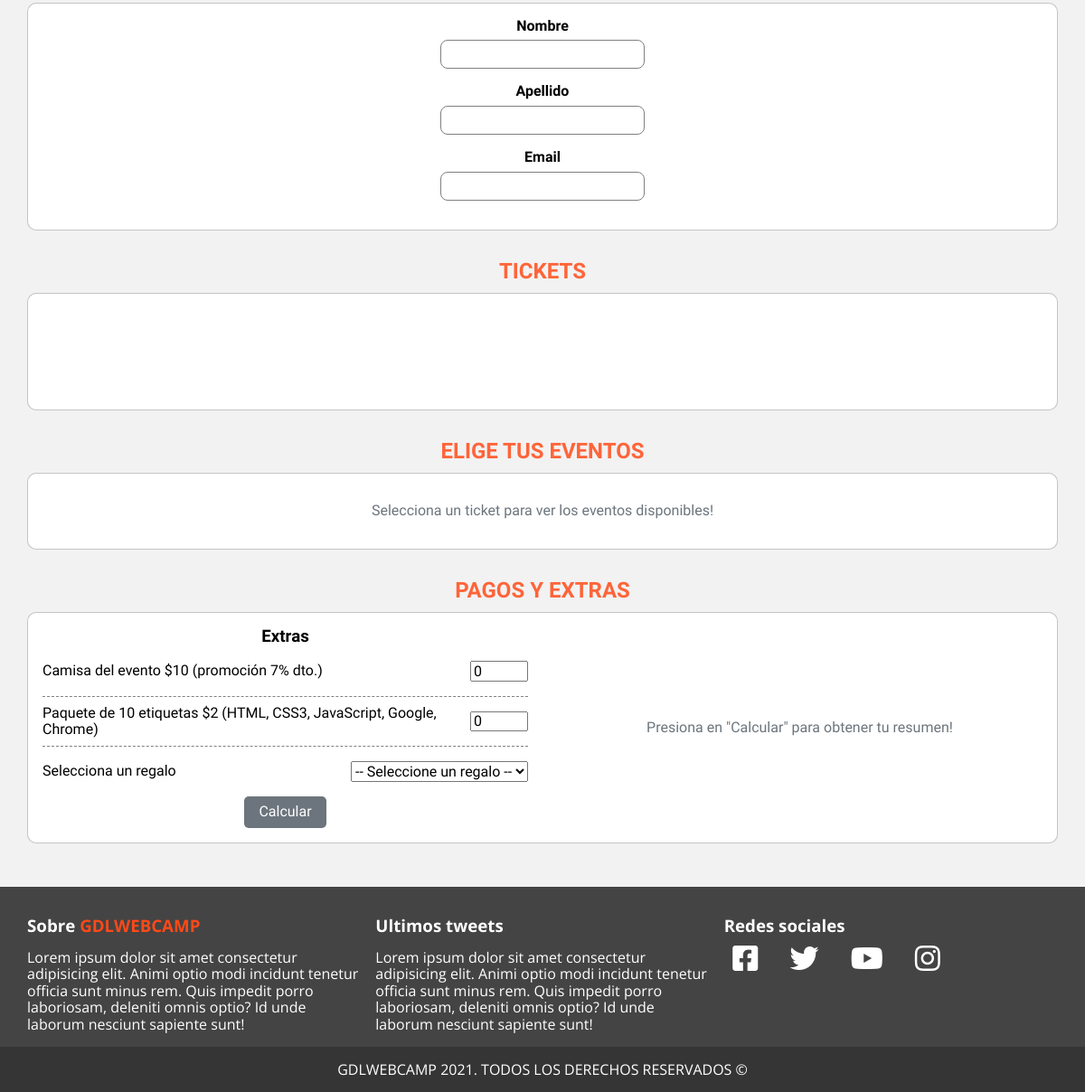
The app's page /reservaciones (lower part), older data.
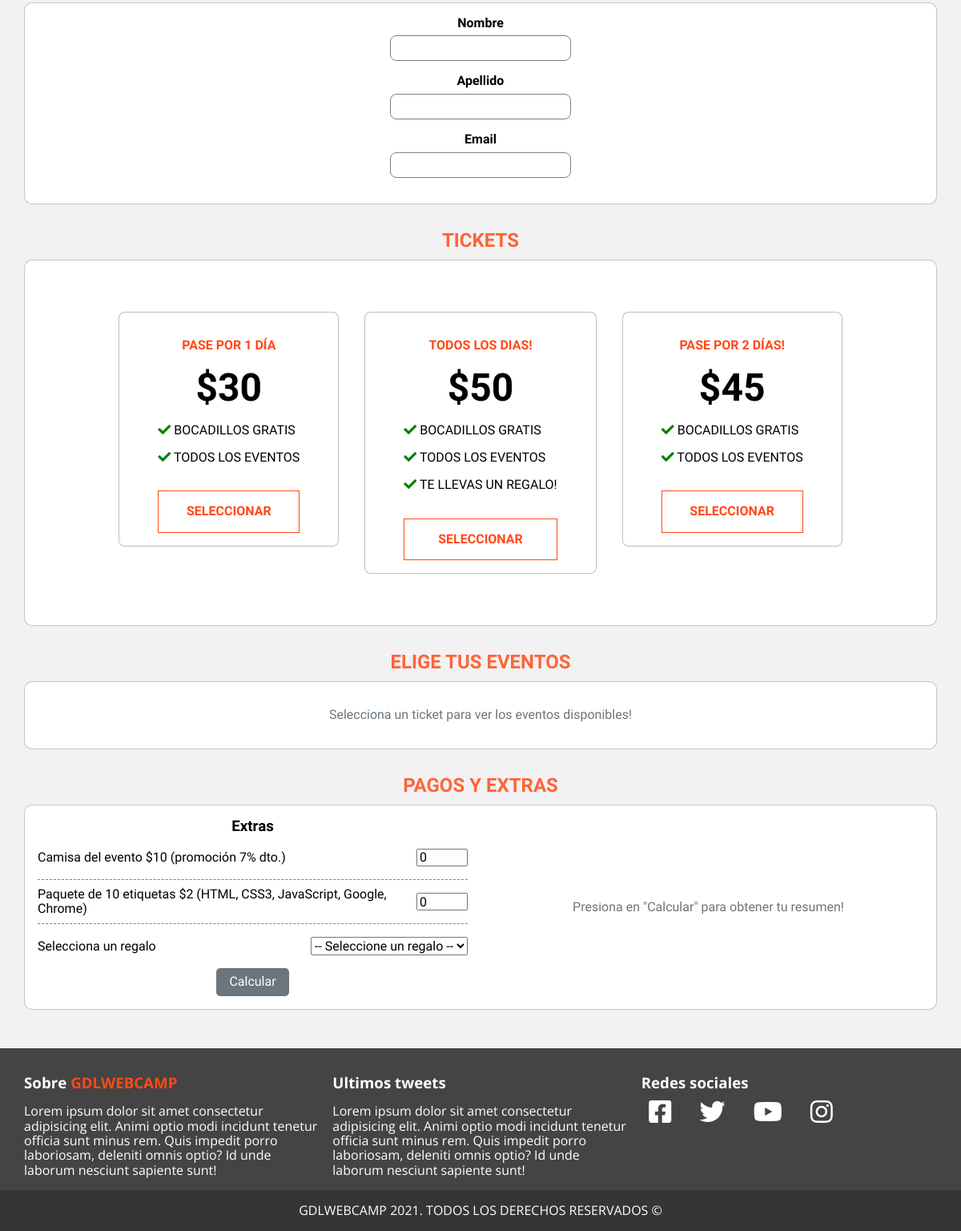
The same page, newer data.
### tables this page shows
CREATE TABLE tickets
(
    id TINYINT AUTO_INCREMENT PRIMARY KEY,
    precio DECIMAL(10,2) NOT NULL,
    nFechas TINYINT NOT NULL,
    beneficios VARCHAR(256)
);

### public/index.php (called while the page is built, shortened)
<?php
$router = new Router();
$router->get("/", [PublicController::class, "index"]);
$router->get("/conferencia", [PublicController::class, "conferencia"]);
$router->get("/calendario", [PublicController::class, "calendario"]);
$router->get("/invitados", [PublicController::class, "invitados"]);
$router->get("/reservaciones", [PublicController::class, "reservaciones"]);
$router->post("/reservaciones", [PublicController::class, "reservaciones"]);
$router->checkRoutes();

### models/ActiveRecord.php (called while the page is built, shortened)
<?php
class ActiveRecord
{
    protected static $db;
    protected static $table = "";
    public static function setDB($database)
    {
        self::$db = $database;
    }
    public static function query($query)
    {
        $array = [];
        $result = self::$db->query($query);
        while($row = $result->fetch_assoc())
        {
            $array[$row["id"]] = $row;
        }
        return $array;
    }
    public static function all()
    {
        return self::query("SELECT * FROM " . static::$table);
    }
}

### views/public/reservaciones.php (the view, shortened to what this page needs)
<section class="container section">
    <form method="POST" action="/reservaciones" class="form">
        <fieldset class="form-datos">
            <label for="nombre">Nombre</label>
            <input type="text" id="nombre" name="nombre" required>
            <label for="apellido">Apellido</label>
            <input type="text" id="apellido" name="apellido" required>
            <label for="email">Email</label>
            <input type="email" id="email" name="email" required>
        </fieldset>
        <h2>Tickets</h2>
        <fieldset class="form-tickets">
            <div class="tickets">
                <?php foreach($tickets as $ticket): ?>
                    <div class="ticket" ticket-id="<?php echo $ticket["id"]; ?>" ticket-maxDates=<?php echo $ticket["nFechas"]; ?> ticket-price="<?php echo $ticket["precio"]; ?>">
                        <?php if($ticket["nFechas"] == 0): ?> <p class="ticket-header">Todos los dias!</p>
                        <?php elseif($ticket["nFechas"] == 1): ?> <p class="ticket-header">Pase por 1 día</p>
                        <?php else: ?> <p class="ticket-header">Pase por <?php echo $ticket["nFechas"]; ?> días!</p>
                        <?php endif; ?>
                        <h3 class="ticket-price">&dollar;<?php echo number_format($ticket["precio"]); ?></h3>
                        <div class="ticket-benfs">
                            <?php foreach(json_decode($ticket["beneficios"]) as $ben): ?>
                                <p><span class="fas fa-check"></span> <?php echo $ben; ?></p>
                            <?php endforeach; ?>
                        </div>
                        <p class="ticket-button">Seleccionar</p>
                    </div>
                <?php endforeach;  ?>
            </div>
        </fieldset>
        <h2>Elige tus eventos</h2>
        <fieldset class="form-dates">
            <p class="date-default text-muted align-center">Selecciona un ticket para ver los eventos disponibles!</p>
        </fieldset>
        <h2>Pagos y extras</h2>
        <fieldset class="form-pagos">
            <div class="form-pagos_extra">
                <h3 class="pagos-header">Extras</h3>
                <div>
                    <label for="camisas">Camisa del evento $10 (promoción 7% dto.)</label>
                    <input name="pedido[camisas]" type="number" min="0" max="3" value="0" id="camisas">
                </div>
                <div>
                    <label for="etiquetas">Paquete de 10 etiquetas $2 (HTML, CSS3, JavaScript, Google, Chrome)</label>
                    <input name="pedido[etiquetas]" type="number" min="0" value="0" id="etiquetas">
                </div>
                <div>
                    <label for="regalo">Selecciona un regalo</label>
                    <select id="regalo" name="pedido[regalo]" required>
                        <option value="" disabled selected>-- Seleccione un regalo --</option>
                    </select>
                </div>
                <button id="calcular" class="btn btn-secondary">Calcular</button>
            </div>
            <div class="form-pagos_default">
                <p class="text-muted">Presiona en "Calcular" para obtener tu resumen!</p>
            </div>
        </fieldset>
    </form>
</section>

### Router.php (shortened to what this page needs)
<?php
class Router
{
    public $routes_GET = [];
    public $routes_POST = [];
    public function get($url, $fn)
    {
        $this->routes_GET[$url] = $fn;
    }
    public function post($url, $fn)
    {
        $this->routes_POST[$url] = $fn;
    }
    public function checkRoutes()
    {
        $url = $_SERVER["PATH_INFO"] ?? "/";
        if($_SERVER["REQUEST_METHOD"] === "GET") $fn = $this->routes_GET[$url] ?? NULL;
        else $fn = $this->routes_POST[$url] ?? NULL;
        if($fn) call_user_func($fn, $this);
        else $this->render("public/404");
    }
    public function render($view, $params = [])
    {
        include __DIR__ . "/views/$view.php";
        $content = ob_get_clean();
        include __DIR__ . "/views/layout.php";
    }
}

### controllers/PublicController.php (shortened to what this page needs)
<?php
class PublicController
{
    public static function reservaciones(Router $router)
    {
        $errors = [];
        if(isset($_GET["success"]) && $_GET["success"] == 1)
        {
            $router->render("public/reservaciones-success");
        }
        else
        {
            $router->render("public/reservaciones",
            [
                "categories" => Categoria::all(),
                "events" => Evento::all(),
                "tickets" => Ticket::all(),
                "dates" => Fecha::all(),
                "errors" => $errors
            ]);
        }
    }
}

### views/layout.php (shortened to what this page needs)
<!DOCTYPE html>
<html lang="es">
    <head>
        <link rel="stylesheet" href="css/normalize.css">
        <link rel="stylesheet" href="css/fontawesome.min.css">
        <link rel="stylesheet" href="https://unpkg.com/leaflet@1.7.1/dist/leaflet.css" />
        <link rel="stylesheet" href="css/layout.css">
    </head>
    <body>
        <?php echo $content; ?>
        <footer class="footer">
            <div class="container">
                <div class="footer-card">
                    <h3>Sobre <span class="color-orange">GDLWEBCAMP</span></h3>
                    <p>Lorem ipsum dolor sit amet consectetur adipisicing elit. Animi optio modi incidunt tenetur officia sunt minus rem. Quis impedit porro laboriosam, deleniti omnis optio? Id unde laborum nesciunt sapiente sunt!</p>
                </div>
                <div class="footer-card">
                    <h3>Ultimos tweets</h3>
                    <p>Lorem ipsum dolor sit amet consectetur adipisicing elit. Animi optio modi incidunt tenetur officia sunt minus rem. Quis impedit porro laboriosam, deleniti omnis optio? Id unde laborum nesciunt sapiente sunt!</p>
                </div>
                <div class="footer-card">
                    <h3>Redes sociales</h3>
                    <nav class="social-media">
                        <a href="#" class="fab fa-facebook-square" title="Facebook" target="_blank"></a>
                        <a href="#" class="fab fa-twitter" title="Twitter" target="_blank"></a>
                        <a href="#" class="fab fa-youtube" title="Youtube" target="_blank"></a>
                        <a href="#" class="fab fa-instagram" title="Instagram" target="_blank"></a>
                    </nav>
                </div>
            </div>
            <p class="footer-copyright">GDLWEBCAMP 2021. Todos los derechos reservados &copy;</p>
        </footer>
    </body>
</html>

### public/css/layout.css (style rules this page uses)
html { box-sizing: border-box; }
*, *:before, *:after { box-sizing: inherit; }
body { background-color: #f2f2f2; font-family: 'Open Sans', sans-serif; }
.container { width: 95%; max-width: 75rem; margin: 0 auto; }
.section { margin-top: 3rem; margin-bottom: 3rem; }
h2 { font-family: 'Oswald', sans-serif; }
a { text-decoration: none; line-height: normal; }
.social-media { display: flex; justify-content: center; align-items: center; flex-wrap: wrap; gap: 1rem; }
.social-media a { padding: .6rem; color: white; font-size: 2rem; border-radius: 50%; transition: background-color 0.2s ease-in; }
.form-tickets { padding: 2rem !important; }
.tickets { margin-top: 2rem; margin-bottom: 2rem; display: flex; justify-content: center; align-items: flex-start; gap: 2rem; }
.ticket { padding: 2rem 3rem 1rem; background-color: white; color: black; max-width: max-content; overflow: hidden; border: 1px solid rgba(128, 128, 128, 0.5); border-radius: 8px; transition: all .2s ease; }
.ticket:not(.ticket-selected) { cursor: pointer; }
.ticket-header { margin: 0 0 1rem; color: #fe4918; font-weight: bold; text-align: center; text-transform: uppercase; }
.ticket-price { margin: 0; font-size: 3rem; font-weight: 600; text-align: center; }
.ticket-benfs { text-transform: uppercase; }
.ticket-benfs span { color: green; }
.ticket-button { margin: 2rem 0 0; padding: 1rem 0; width: 100%; background-color: white; color: #fe4918; font-weight: bold; text-align: center; text-transform: uppercase; border: 1px solid #fe4918; transition: background-color .2s ease, color .2s ease; }
.footer { margin: 3rem 0 0; padding: 2rem 0 0; background-color: #353535ea; color: white; }
.footer .container { display: flex; justify-content: space-between; gap: 1rem; }
.footer-card { flex: 1; }
.footer h3 { margin: 0; }
.footer-card .social-media { justify-content: start; }
.footer .footer-copyright { margin: 0; padding: 1rem 0; background-color: #353535; text-align: center; text-transform: uppercase; }
.form { font-family: 'PT Sans', sans-serif; }
.form fieldset { background-color: white; margin: .6rem 0; padding: 1rem; border: 1px solid #35353549; border-radius: 10px; }
.form h2 { margin: 2rem 0 0; color: #ff6439; text-transform: uppercase; text-align: center; }
.form-datos { display: flex; flex-direction: column; justify-content: center; align-items: center; }
.form-datos label { font-weight: bold; }
.form-datos input { margin: .4rem 0 1rem; border: 1px solid grey; border-radius: 8px; text-align: center; height: 2rem; }
.form-pagos_default { display: flex; justify-content: center; align-items: center; flex: 1; }
.form-pagos { display: flex; justify-content: space-between; gap: 2rem; }
.form-pagos_extra { flex: 1; width: 100%; display: block; }
.form-pagos_extra > div { display: flex; justify-content: space-between; align-items: center; gap: 1rem; }
.form-pagos_extra > div > input { margin: 1rem 0; width: 4rem; height: 1.4rem; }
.form-pagos_extra > div > select { margin: 1rem 0; }
.form-pagos_extra > div:not(:last-of-type) { border-bottom: 1px dashed grey; }
.pagos-header { margin: 0; text-align: center; }
.color-orange { color: #fe4918; }
.text-muted { color: #6c757d; }
.align-center { text-align: center; }
.btn { display: block; margin: 0 auto; padding: .5rem 1rem; color: white; border: none; border-radius: 5px; transition: background-color .2s ease; cursor: pointer; }
.btn-secondary { background-color: #6c757d; }

Row changes from the older to the newer data that the page shows:
added tickets: nFechas "PASE POR 1 DÍA", precio "30", beneficios "BOCADILLOS GRATIS", beneficios "TODOS LOS EVENTOS"
added tickets: nFechas "TODOS LOS DIAS!", precio "50", beneficios "BOCADILLOS GRATIS", beneficios "TODOS LOS EVENTOS", beneficios "TE LLEVAS UN REGALO!"
added tickets: nFechas "2", precio "45", beneficios "BOCADILLOS GRATIS", beneficios "TODOS LOS EVENTOS"
